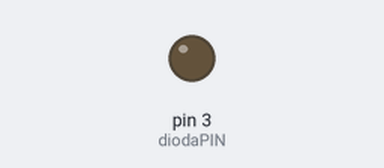
Simulated run of this sketch. Board: Arduino Uno, built with avr-gcc and run on an emulated ATmega328P. On the bench: output pins drawn as LEDs (lit = HIGH).

Above: at 0.05 s.
At 0.65 s:
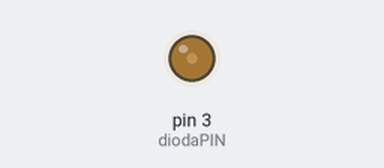
At 1.3 s:
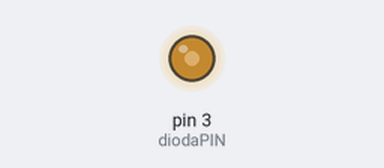
At 2.6 s:
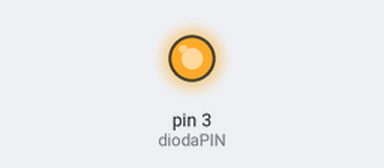
Timing chart, 0 to 6.0 s (numbered marks = the images above):
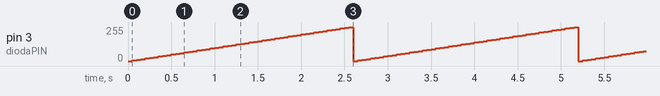

Measured:
- by itself, pin 3 (diodaPIN): ramps from 0/255 to 255/255 and jumps back, once every 2.6 s

The sketch:

PWM_1.ino
```cpp
#define diodaPIN 3

int wypelnienie =0;
int zmiana =5;

void setup() {
  pinMode(diodaPIN, OUTPUT);
}

void loop() {
  analogWrite(diodaPIN, wypelnienie);

  if (wypelnienie < 255) {
    wypelnienie = wypelnienie + zmiana;
  } else {
    wypelnienie = 0;
  }
delay(50);
}
```
